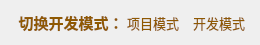
             <widget class="QWidget" name="widget_3" native="true">
              <property name="minimumSize">
               <size>
                <width>260</width>
                <height>45</height>
               </size>
              </property>
              <property name="maximumSize">
               <size>
                <width>260</width>
                <height>45</height>
               </size>
              </property>
              <layout class="QHBoxLayout" name="horizontalLayout_43">
               <item>
                <widget class="QPushButton" name="btn_changeMode">
                 <property name="minimumSize">
                  <size>
                   <width>120</width>
                   <height>0</height>
                  </size>
                 </property>
                 <property name="font">
                  <font>
                   <family>Ubuntu</family>
                   <pointsize>-1</pointsize>
                   <weight>75</weight>
                   <italic>false</italic>
                   <bold>true</bold>
                   <underline>false</underline>
                  </font>
                 </property>
                 <property name="styleSheet">
                  <string notr="true">QPushButton { 
    color: rgb(143, 89, 2);
    font-size:15px;
    width:60px;
	height:30px;
border:none;
}
QPushButton:hover{
     color: rgb(143, 89, 2) ;
     font-size:16px;
     border-radius: 20px;
}
QPushButton:pressed{
	color: rgb(255, 26, 68) ;
	background-color: rgb(170, 255, 0);
}</string>
                 </property>
                 <property name="text">
                  <string>切换开发模式：</string>
                 </property>
                </widget>
               </item>
               <item>
                <widget class="QPushButton" name="btn_project">
                 <property name="styleSheet">
                  <string notr="true">QPushButton { 
	color: rgb(143, 89, 2);
    font-size:13px;
    width:60px;
	height:30px;
    border:none;
}
QPushButton:hover{
     color: rgb(143, 89, 2) ;
     font-size:14px;
}
QPushButton:pressed{
	color: rgb(92, 53, 102) ;
	background-color: rgb(170, 255, 0);
}</string>
                 </property>
                 <property name="text">
                  <string>项目模式</string>
                 </property>
                </widget>
               </item>
               <item>
                <widget class="QPushButton" name="btn_develop">
                 <property name="styleSheet">
                  <string notr="true">QPushButton { 
	color: rgb(143, 89, 2);
    font-size:13px;
    width:60px;
	height:30px;
    border:none;
}
QPushButton:hover{
     color: rgb(143, 89, 2) ;
     font-size:14px;
}
QPushButton:pressed{
	color: rgb(92, 53, 102) ;
	background-color: rgb(170, 255, 0);
}</string>
                 </property>
                 <property name="text">
                  <string>开发模式</string>
                 </property>
                </widget>
               </item>
              </layout>
             </widget>
